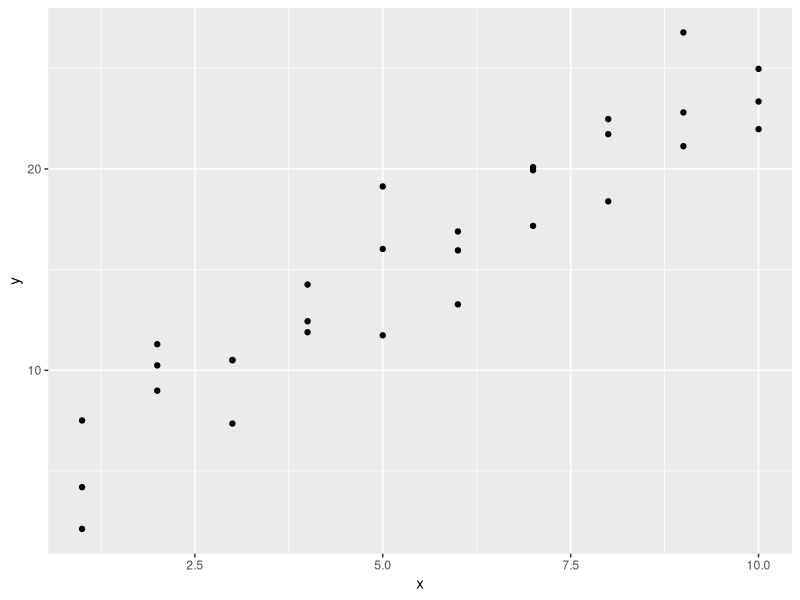
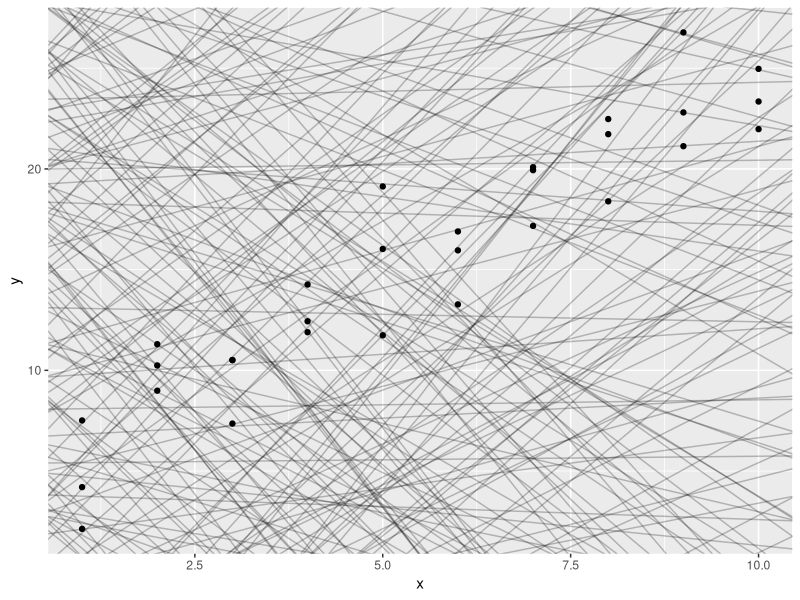
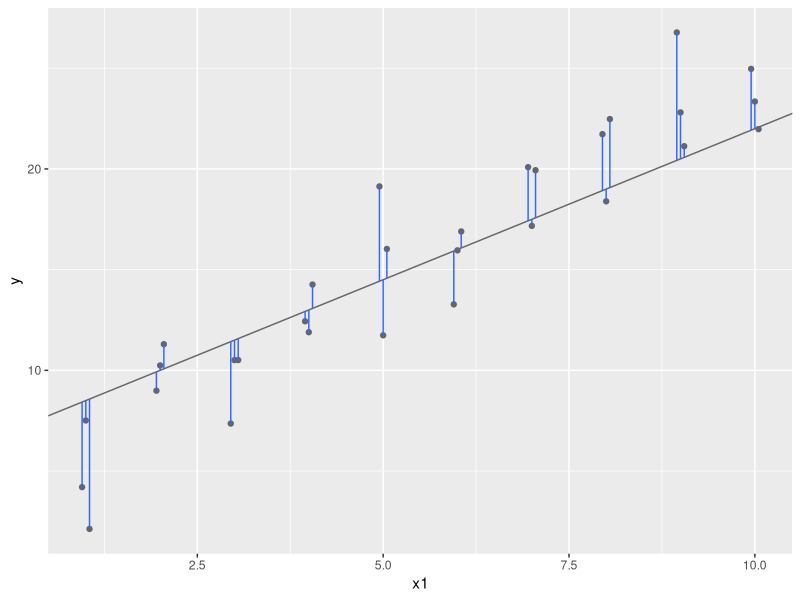
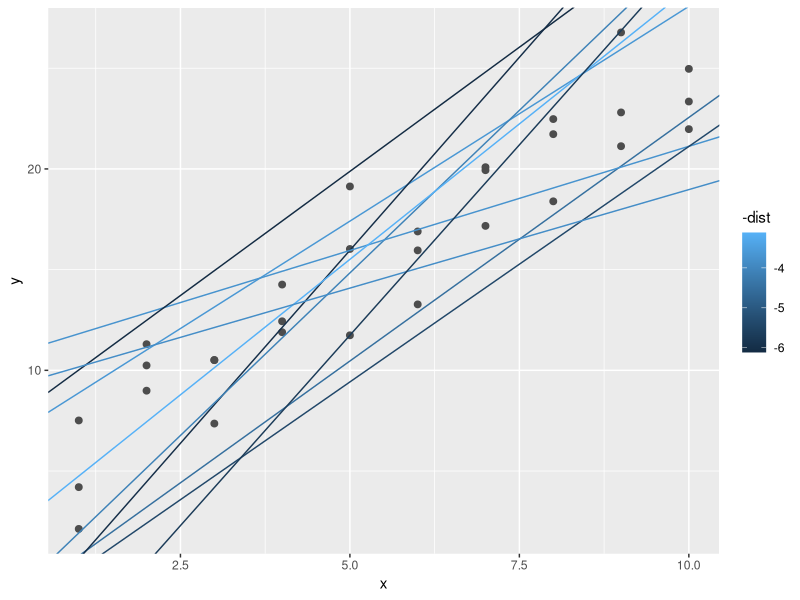
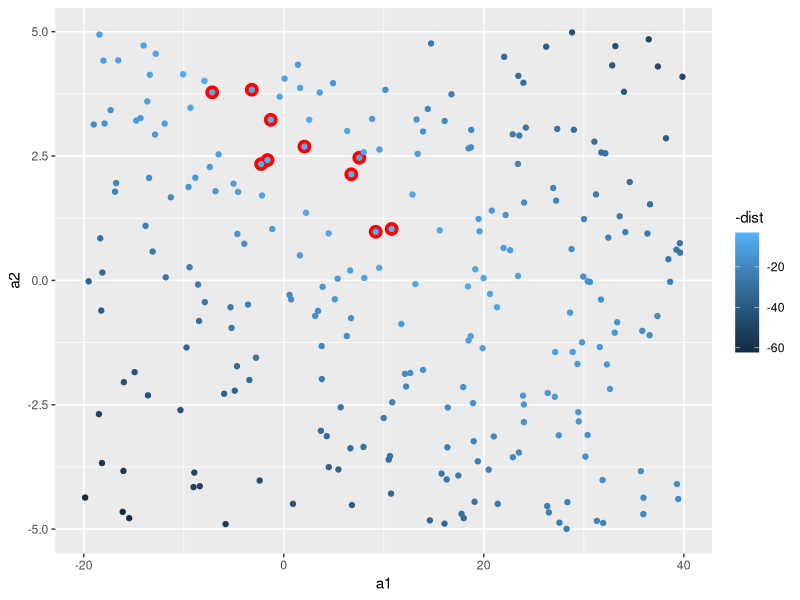
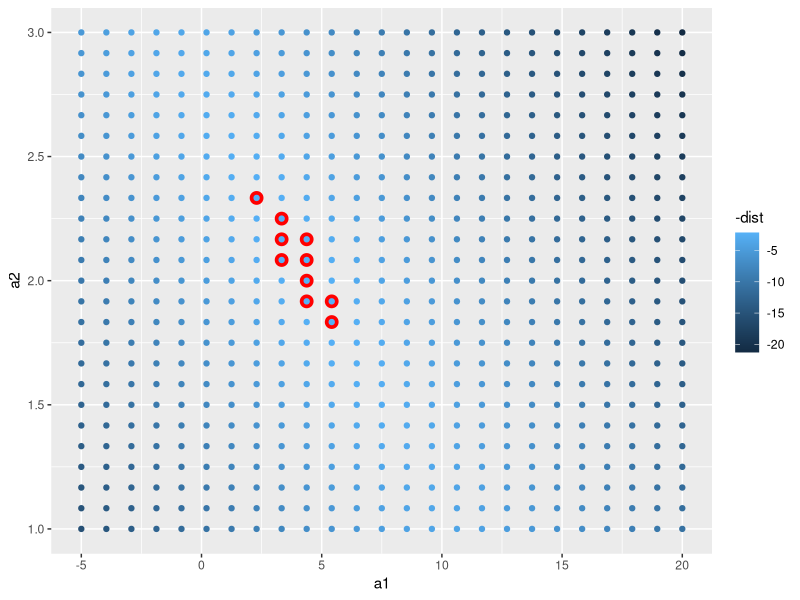
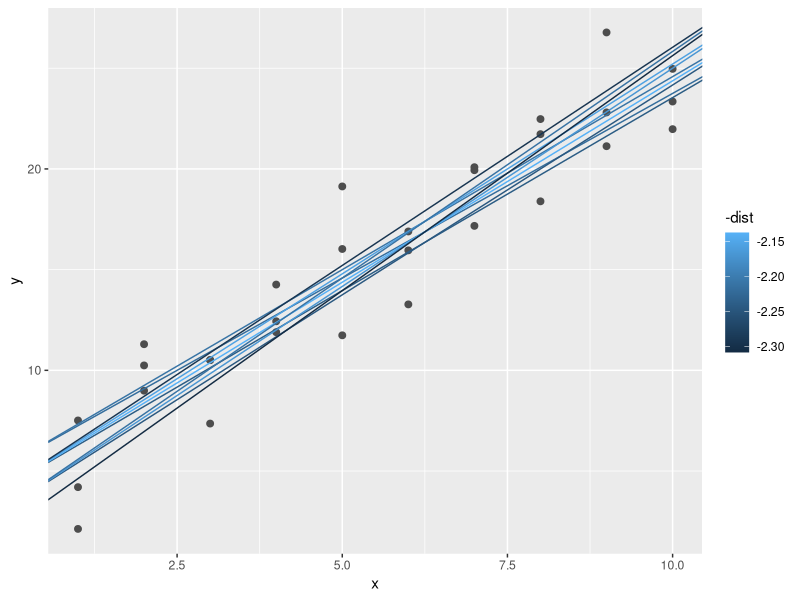
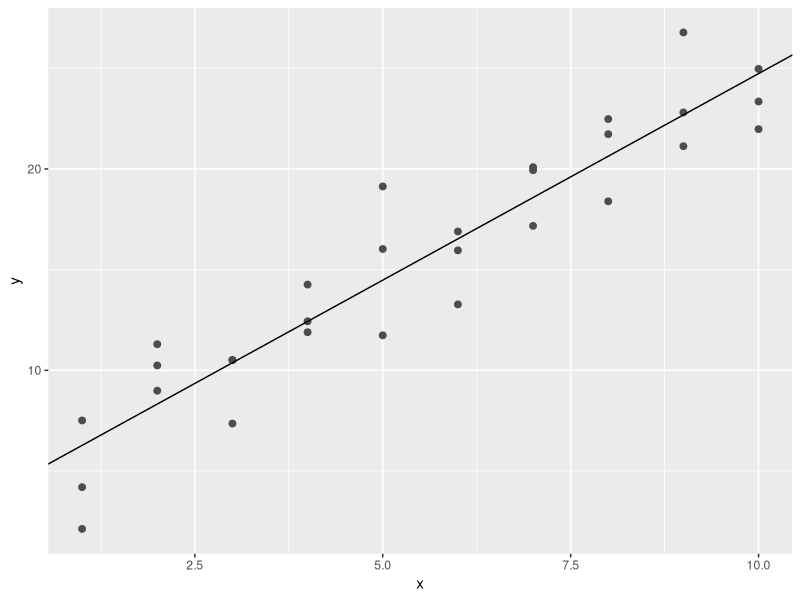

R code for these plots, in order: (Note: this script raises an error after producing the figures.)
## ---- chunk 1
library(tidyverse)

library(modelr)
options(na.action = na.warn)
## ---- chunk 2
ggplot(sim1, aes(x, y)) + 
  geom_point()
## ---- chunk 3
models <- tibble(
  a1 = runif(250, -20, 40),
  a2 = runif(250, -5, 5)
)

ggplot(sim1, aes(x, y)) + 
  geom_abline(aes(intercept = a1, slope = a2), data = models, alpha = 1/4) +
  geom_point() 
## ---- chunk 4
dist1 <- sim1 %>% 
  mutate(
    dodge = rep(c(-1, 0, 1) / 20, 10),
    x1 = x + dodge,
    pred = 7 + x1 * 1.5
  )

ggplot(dist1, aes(x1, y)) + 
  geom_abline(intercept = 7, slope = 1.5, colour = "grey40") +
  geom_point(colour = "grey40") +
  geom_linerange(aes(ymin = y, ymax = pred), colour = "#3366FF") 
## ---- chunk 5
model1 <- function(a, data) {
  a[1] + data$x * a[2]
}
model1(c(7, 1.5), sim1)
## ---- chunk 6
measure_distance <- function(mod, data) {
  diff <- data$y - model1(mod, data)
  sqrt(mean(diff ^ 2))
}
measure_distance(c(7, 1.5), sim1)
## ---- chunk 7
sim1_dist <- function(a1, a2) {
  measure_distance(c(a1, a2), sim1)
}

models <- models %>% 
  mutate(dist = purrr::map2_dbl(a1, a2, sim1_dist))
models
## ---- chunk 8
ggplot(sim1, aes(x, y)) + 
  geom_point(size = 2, colour = "grey30") + 
  geom_abline(
    aes(intercept = a1, slope = a2, colour = -dist), 
    data = filter(models, rank(dist) <= 10)
  )
## ---- chunk 9
ggplot(models, aes(a1, a2)) +
  geom_point(data = filter(models, rank(dist) <= 10), size = 4, colour = "red") +
  geom_point(aes(colour = -dist))
## ---- chunk 10
grid <- expand.grid(
  a1 = seq(-5, 20, length = 25),
  a2 = seq(1, 3, length = 25)
  ) %>% 
  mutate(dist = purrr::map2_dbl(a1, a2, sim1_dist))

grid %>% 
  ggplot(aes(a1, a2)) +
  geom_point(data = filter(grid, rank(dist) <= 10), size = 4, colour = "red") +
  geom_point(aes(colour = -dist)) 
## ---- chunk 11
ggplot(sim1, aes(x, y)) + 
  geom_point(size = 2, colour = "grey30") + 
  geom_abline(
    aes(intercept = a1, slope = a2, colour = -dist), 
    data = filter(grid, rank(dist) <= 10)
  )
## ---- chunk 12
best <- optim(c(0, 0), measure_distance, data = sim1)
best$par

ggplot(sim1, aes(x, y)) + 
  geom_point(size = 2, colour = "grey30") + 
  geom_abline(intercept = best$par[1], slope = best$par[2])
## ---- chunk 13
sim1_mod <- lm(y ~ x, data = sim1)
coef(sim1_mod)
## ---- chunk 14
    sim1a <- tibble(
      x = rep(1:10, each = 3),
      y = x * 1.5 + 6 + rt(length(x), df = 2)
    )
## ---- chunk 15
    measure_distance <- function(mod, data) {
      diff <- data$y - model1(mod, data)
      mean(abs(diff))
    }
## ---- chunk 16
    model1 <- function(a, data) {
      a[1] + data$x * a[2] + a[3]
    }
## ---- chunk 17
grid <- sim1 %>% 
  data_grid(x) 
grid
## ---- chunk 18
grid <- grid %>% 
  add_predictions(sim1_mod) 
grid
## ---- chunk 19
ggplot(sim1, aes(x)) +
  geom_point(aes(y = y)) +
  geom_line(aes(y = pred), data = grid, colour = "red", size = 1)
## ---- chunk 20
sim1 <- sim1 %>% 
  add_residuals(sim1_mod)
sim1
## ---- chunk 21
ggplot(sim1, aes(resid)) + 
  geom_freqpoly(binwidth = 0.5)
## ---- chunk 22
ggplot(sim1, aes(x, resid)) + 
  geom_ref_line(h = 0) +
  geom_point() 
## ---- chunk 23
df <- tribble(
  ~y, ~x1, ~x2,
  4, 2, 5,
  5, 1, 6
)
model_matrix(df, y ~ x1)
## ---- chunk 24
model_matrix(df, y ~ x1 - 1)
## ---- chunk 25
model_matrix(df, y ~ x1 + x2)
## ---- chunk 26
df <- tribble(
  ~ sex, ~ response,
  "male", 1,
  "female", 2,
  "male", 1
)
model_matrix(df, response ~ sex)
## ---- chunk 27
ggplot(sim2) + 
  geom_point(aes(x, y))
## ---- chunk 28
mod2 <- lm(y ~ x, data = sim2)

grid <- sim2 %>% 
  data_grid(x) %>% 
  add_predictions(mod2)
grid
## ---- chunk 29
ggplot(sim2, aes(x)) + 
  geom_point(aes(y = y)) +
  geom_point(data = grid, aes(y = pred), colour = "red", size = 4)
## ---- chunk 30
tibble(x = "e") %>% 
  add_predictions(mod2)
## ---- chunk 31
ggplot(sim3, aes(x1, y)) + 
  geom_point(aes(colour = x2))
## ---- chunk 32
mod1 <- lm(y ~ x1 + x2, data = sim3)
mod2 <- lm(y ~ x1 * x2, data = sim3)
## ---- chunk 33
grid <- sim3 %>% 
  data_grid(x1, x2) %>% 
  gather_predictions(mod1, mod2)
grid
## ---- chunk 34
ggplot(sim3, aes(x1, y, colour = x2)) + 
  geom_point() + 
  geom_line(data = grid, aes(y = pred)) + 
  facet_wrap(~ model)
## ---- chunk 35
sim3 <- sim3 %>% 
  gather_residuals(mod1, mod2)

ggplot(sim3, aes(x1, resid, colour = x2)) + 
  geom_point() + 
  facet_grid(model ~ x2)
## ---- chunk 36
mod1 <- lm(y ~ x1 + x2, data = sim4)
mod2 <- lm(y ~ x1 * x2, data = sim4)

grid <- sim4 %>% 
  data_grid(
    x1 = seq_range(x1, 5), 
    x2 = seq_range(x2, 5) 
  ) %>% 
  gather_predictions(mod1, mod2)
grid
## ---- chunk 37
    seq_range(c(0.0123, 0.923423), n = 5)
    seq_range(c(0.0123, 0.923423), n = 5, pretty = TRUE)
## ---- chunk 38
    x1 <- rcauchy(100)
    seq_range(x1, n = 5)
    seq_range(x1, n = 5, trim = 0.10)
    seq_range(x1, n = 5, trim = 0.25)
    seq_range(x1, n = 5, trim = 0.50)
## ---- chunk 39
    x2 <- c(0, 1)
    seq_range(x2, n = 5)
    seq_range(x2, n = 5, expand = 0.10)
    seq_range(x2, n = 5, expand = 0.25)
    seq_range(x2, n = 5, expand = 0.50)
## ---- chunk 40
ggplot(grid, aes(x1, x2)) + 
  geom_tile(aes(fill = pred)) + 
  facet_wrap(~ model)
## ---- chunk 41
ggplot(grid, aes(x1, pred, colour = x2, group = x2)) + 
  geom_line() +
  facet_wrap(~ model)
ggplot(grid, aes(x2, pred, colour = x1, group = x1)) + 
  geom_line() +
  facet_wrap(~ model)
## ---- chunk 42
df <- tribble(
  ~y, ~x,
   1,  1,
   2,  2, 
   3,  3
)
model_matrix(df, y ~ x^2 + x)
model_matrix(df, y ~ I(x^2) + x)
## ---- chunk 43
model_matrix(df, y ~ poly(x, 2))
## ---- chunk 44
library(splines)
model_matrix(df, y ~ ns(x, 2))
## ---- chunk 45
sim5 <- tibble(
  x = seq(0, 3.5 * pi, length = 50),
  y = 4 * sin(x) + rnorm(length(x))
)

ggplot(sim5, aes(x, y)) +
  geom_point()
## ---- chunk 46
mod1 <- lm(y ~ ns(x, 1), data = sim5)
mod2 <- lm(y ~ ns(x, 2), data = sim5)
mod3 <- lm(y ~ ns(x, 3), data = sim5)
mod4 <- lm(y ~ ns(x, 4), data = sim5)
mod5 <- lm(y ~ ns(x, 5), data = sim5)

grid <- sim5 %>% 
  data_grid(x = seq_range(x, n = 50, expand = 0.1)) %>% 
  gather_predictions(mod1, mod2, mod3, mod4, mod5, .pred = "y")

ggplot(sim5, aes(x, y)) + 
  geom_point() +
  geom_line(data = grid, colour = "red") +
  facet_wrap(~ model)
## ---- chunk 47
df <- tribble(
  ~x, ~y,
  1, 2.2,
  2, NA,
  3, 3.5,
  4, 8.3,
  NA, 10
)

mod <- lm(y ~ x, data = df)
## ---- chunk 48
mod <- lm(y ~ x, data = df, na.action = na.exclude)
## ---- chunk 49
nobs(mod)
